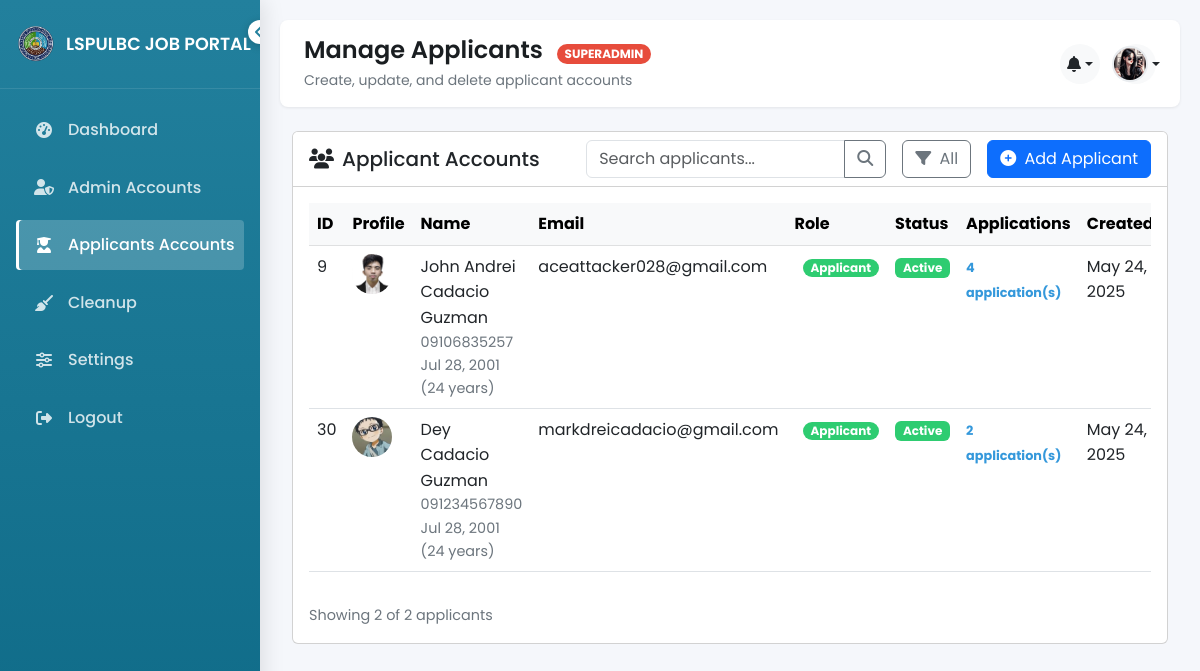
Page /manage_applicants.php (signed in) on the committed database.
### tables this page shows
CREATE TABLE `users` (
  `user_id` int(11) NOT NULL,
  `first_name` varchar(50) NOT NULL,
  `middle_name` varchar(50) DEFAULT NULL,
  `last_name` varchar(50) NOT NULL,
  `email` varchar(100) NOT NULL,
  `birthdate` date DEFAULT NULL,
  `phone` varchar(20) DEFAULT NULL,
  `username` varchar(50) DEFAULT NULL,
  `password` varchar(255) DEFAULT NULL,
  `profile_pic` varchar(255) DEFAULT NULL,
  `reset_token` varchar(255) DEFAULT NULL,
  `token_expiry` datetime DEFAULT NULL,
  `reset_expires` datetime DEFAULT NULL,
  `role` enum('applicant','admin','superadmin') NOT NULL DEFAULT 'applicant',
  `is_active` tinyint(1) NOT NULL DEFAULT 1,
  `last_login` datetime DEFAULT NULL,
  `created_at` timestamp NOT NULL DEFAULT current_timestamp(),
  `updated_at` timestamp NOT NULL DEFAULT current_timestamp() ON UPDATE current_timestamp(),
  `email_verified` tinyint(1) DEFAULT 0,
  `verification_token` varchar(255) DEFAULT NULL,
  `verification_expires` datetime DEFAULT NULL
);

### manage_applicants.php (the view, shortened to what this page needs)
<?php
$host = 'localhost';
$db = 'appjobsystem';
$user = 'root';
$pass = '';
$charset = 'utf8mb4';
$dsn = "mysql:host=$host;dbname=$db;charset=$charset";
$options = [
    PDO::ATTR_ERRMODE => PDO::ERRMODE_EXCEPTION,
    PDO::ATTR_DEFAULT_FETCH_MODE => PDO::FETCH_ASSOC,
    PDO::ATTR_EMULATE_PREPARES => false,
];
try {
    $pdo = new PDO($dsn, $user, $pass, $options);
} catch (PDOException $e) {
    die("Database connection failed: " . $e->getMessage());
}
$userId = $_SESSION['user_id'];
$stmt = $pdo->prepare("SELECT * FROM users WHERE user_id = ?");
$stmt->execute([$userId]);
$user = $stmt->fetch();
$searchTerm = isset($_GET['search']) ? trim($_GET['search']) : '';
$statusFilter = isset($_GET['status']) ? $_GET['status'] : 'all';
$sql = "SELECT u.*,
       (SELECT COUNT(*) FROM applications a WHERE a.user_id = u.user_id) as application_count
       FROM users u
       WHERE u.role = 'applicant'";
$params = [];
$sql .= " ORDER BY u.created_at DESC";
$stmt = $pdo->prepare($sql);
$stmt->execute($params);
$applicants = $stmt->fetchAll();
$defaultProfilePic = 'uploads/profile_pics/default.jpg';
$profilePicPath = !empty($user['profile_pic']) ? 'uploads/profile_pics/' . $user['profile_pic'] : $defaultProfilePic;
$hasProfilePic = file_exists($profilePicPath);
?>
<!DOCTYPE html>
<html lang="en">
<head>
  <link href="https://cdn.jsdelivr.net/npm/bootstrap@5.3.0-alpha1/dist/css/bootstrap.min.css" rel="stylesheet">
  <link rel="stylesheet" href="https://cdnjs.cloudflare.com/ajax/libs/font-awesome/6.4.0/css/all.min.css">
  <link rel="stylesheet" href="assets/css/superadmin/manage_applicants.css">
</head>
<body>
  <?php include 'superadmin_sidebar.php'; ?>
  <div class="main-content">
    <div class="topbar">
      <div class="topbar-title">
        <h1>Manage Applicants <span class="superadmin-badge">SUPERADMIN</span></h1>
        <p>Create, update, and delete applicant accounts</p>
      </div>
      <div class="topbar-actions">
        <div class="dropdown">
          <button class="notification-btn dropdown-toggle position-relative" type="button" id="notificationDropdown" data-bs-toggle="dropdown" aria-expanded="false">
            <i class="fas fa-bell"></i>
          </button>
        </div>
        <div class="dropdown">
          <button class="profile-btn dropdown-toggle" type="button" id="profileDropdown" data-bs-toggle="dropdown" aria-expanded="false">
            <?php if ($hasProfilePic): ?>
              <img src="<?= htmlspecialchars($profilePicPath) ?>" class="profile-img rounded-circle" alt="Profile" style="width: 36px; height: 36px; object-fit: cover;">
            <?php else: ?>
              <i class="fas fa-user-circle fs-5"></i>
            <?php endif; ?>
          </button>
        </div>
      </div>
    </div>
    <div class="container-fluid mt-4">
      <div class="card">
        <div class="card-header bg-white d-flex justify-content-between align-items-center">
          <h5 class="mb-0"><i class="fas fa-users me-2"></i>Applicant Accounts</h5>
          <div class="d-flex">
            <form method="GET" action="manage_applicants.php" class="d-flex align-items-center me-3">
              <div class="input-group search-box">
                <input type="text" name="search" class="form-control" placeholder="Search applicants..."
                       value="<?= htmlspecialchars($searchTerm) ?>">
                <button class="btn btn-outline-secondary" type="submit">
                  <i class="fas fa-search"></i>
                </button>
              </div>
            </form>
            <div class="dropdown filter-dropdown me-3">
              <button class="btn btn-outline-secondary dropdown-toggle" type="button" id="statusFilterDropdown"
                      data-bs-toggle="dropdown" aria-expanded="false">
                <i class="fas fa-filter me-1"></i>
                <?= ucfirst($statusFilter) ?>
              </button>
            </div>
            <button class="btn btn-primary" data-bs-toggle="modal" data-bs-target="#addApplicantModal">
              <i class="fas fa-plus-circle me-1"></i> Add Applicant
            </button>
          </div>
        </div>
        <div class="card-body">
          <div class="table-responsive">
            <table class="table table-hover" id="applicantsTable">
              <thead class="table-light">
                <tr>
                  <th>ID</th>
                  <th>Profile</th>
                  <th>Name</th>
                  <th>Email</th>
                  <th>Role</th>
                  <th>Status</th>
                  <th>Applications</th>
                  <th>Created</th>
                </tr>
              </thead>
              <tbody>
                <?php foreach ($applicants as $applicant):
                  $fullName = htmlspecialchars($applicant['first_name'] . ' ' . ($applicant['middle_name'] ? $applicant['middle_name'] . ' ' : '') . $applicant['last_name']);
                  $profilePic = !empty($applicant['profile_pic']) ? 'uploads/profile_pics/' . $applicant['profile_pic'] : 'uploads/profile_pics/default.jpg';
                  $hasPic = file_exists($profilePic);
                ?>
                  <tr>
                    <td><?= htmlspecialchars($applicant['user_id']) ?></td>
                    <td>
                      <img src="<?= $hasPic ? $profilePic : 'uploads/profile_pics/default.jpg' ?>"
                           class="user-avatar" alt="Profile">
                    </td>
                    <td>
                      <div><?= $fullName ?></div>
                      <div class="applicant-details">
                        <?= !empty($applicant['phone']) ? htmlspecialchars($applicant['phone']) : 'No phone' ?>
                        <?php if (!empty($applicant['birthdate'])): ?>
                          <div><?= date('M j, Y', strtotime($applicant['birthdate'])) ?> (<?= date_diff(date_create($applicant['birthdate']), date_create('today'))->y ?> years)</div>
                        <?php endif; ?>
                      </div>
                    </td>
                    <td><?= htmlspecialchars($applicant['email']) ?></td>
                    <td>
                      <span class="badge applicant-badge">
                        Applicant
                      </span>
                    </td>
                    <td>
                      <span class="badge <?= $applicant['is_active'] ? 'status-active' : 'status-inactive' ?>">
                        <?= $applicant['is_active'] ? 'Active' : 'Inactive' ?>
                      </span>
                    </td>
                    <td>
                      <span class="applications-count">
                        <?= $applicant['application_count'] ?> application(s)
                      </span>
                    </td>
                    <td><?= date('M j, Y', strtotime($applicant['created_at'])) ?></td>
                  </tr>
                <?php endforeach; ?>
              </tbody>
            </table>
          </div>
          <div class="d-flex justify-content-between align-items-center mt-3">
            <div class="pagination-info">
              Showing <?= count($applicants) ?> of <?= count($applicants) ?> applicants
            </div>
          </div>
        </div>
      </div>
    </div>
  </div>
</body>
</html>

### assets/css/superadmin/manage_applicants.css (style rules this page uses)
:root { --primary: #22809d; --primary-light: #e1f0f5; --primary-lighter: #f0f8fa; --secondary: #0E6A87; --success: #4cc9f0; --success-dark: #38b6db; --warning: #f8961e; --danger: #f72585; --dark: #212529; --darker: #1a1e21; --light: #f8f9fa; --lighter: #fbfcfd; --gray: #6c757d; --gray-light: #e9ecef; --gray-lighter: #f1f3f5; --white: #ffffff; --shadow-sm: 0 1px 3px rgba(0,0,0,0.08); --shadow-md: 0 4px 6px rgba(0,0,0,0.1); --shadow-lg: 0 10px 15px rgba(0,0,0,0.1); --radius-sm: 0.25rem; --radius-md: 0.5rem; --radius-lg: 0.75rem; --transition: all 0.3s ease; --sidebar-width: 260px; --sidebar-collapsed-width: 80px; --sidebar-transition: all 0.4s cubic-bezier(0.4, 0, 0.2, 1); }
body { font-family: 'Poppins', sans-serif; background-color: #f5f7fb; color: var(--dark); line-height: 1.6; overflow-x: hidden; }
.main-content { margin-left: var(--sidebar-width); min-height: 100vh; transition: var(--sidebar-transition); padding: 20px; }
.topbar { background: white; padding: 1rem 1.5rem; border-radius: var(--radius-md); box-shadow: var(--shadow-sm); margin-bottom: 1.5rem; display: flex; justify-content: space-between; align-items: center; position: sticky; top: 0; z-index: 100; }
.topbar-title h1 { font-size: 1.5rem; font-weight: 600; margin-bottom: 0.25rem; color: var(--darker); }
.topbar-title p { font-size: 0.875rem; color: var(--gray); margin-bottom: 0; }
.topbar-actions { display: flex; align-items: center; gap: 1rem; }
.notification-btn, .profile-btn { position: relative; width: 40px; height: 40px; display: flex; align-items: center; justify-content: center; border-radius: 50%; background: var(--light); color: var(--dark); border: none; transition: var(--transition); }
.profile-img { width: 36px; height: 36px; border-radius: 50%; object-fit: cover; border: 2px solid var(--gray-light); transition: var(--transition); }
.applicant-badge { background-color: #2ecc71; color: white; padding: 3px 8px; border-radius: 10px; font-size: 0.75rem; font-weight: bold; margin-left: 8px; display: inline-block; }
.superadmin-badge { background-color: #e74c3c; color: white; padding: 3px 8px; border-radius: 10px; font-size: 0.75rem; font-weight: bold; margin-left: 8px; display: inline-block; }
.user-avatar { width: 40px; height: 40px; border-radius: 50%; object-fit: cover; margin-right: 10px; }
.search-box { max-width: 300px; }
.status-active { background-color: #2ecc71; color: white; }
.applicant-details { font-size: 0.9rem; color: #6c757d; }
.applications-count { font-size: 0.8rem; color: #3498db; font-weight: bold; }
.filter-dropdown .dropdown-toggle::after { display: none; }
.pagination-info { font-size: 0.9rem; color: #6c757d; }

### rows in the picture
users: profile_pic (picture)
users: user_id "9", profile_pic (picture), fullName "John Andrei Cadacio Guzman", phone "09106835257", birthdate "Jul 28, 2001", birthdate "24", email "aceattacker028@gmail.com", is_active "Active", application_count "4", created_at "May 24, 2025"
users: user_id "30", profile_pic (picture), fullName "Dey Cadacio Guzman", phone "091234567890", birthdate "Jul 28, 2001", birthdate "24", email "markdreicadacio@gmail.com", is_active "Active", application_count "2", created_at "May 24, 2025"

### other values in the picture
$statusFilter "All"
count($applicants) "2"
